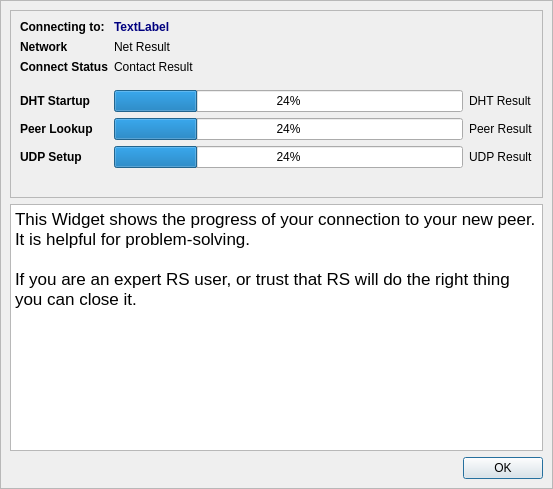
<?xml version="1.0" encoding="UTF-8"?>
<ui version="4.0">
 <class>ConnectProgressDialog</class>
 <widget class="QDialog" name="ConnectProgressDialog">
  <property name="geometry">
   <rect>
    <x>0</x>
    <y>0</y>
    <width>553</width>
    <height>489</height>
   </rect>
  </property>
  <property name="windowTitle">
   <string>Connection Progress</string>
  </property>
  <property name="windowIcon">
   <iconset resource="../images.qrc">
    <normaloff>:/images/logo/logo_16.png</normaloff>:/images/logo/logo_16.png</iconset>
  </property>
  <layout class="QVBoxLayout" name="verticalLayout_2">
   <property name="spacing">
    <number>0</number>
   </property>
   <property name="margin">
    <number>0</number>
   </property>
   <item>
    <widget class="HeaderFrame" name="headerFrame">
     <property name="frameShape">
      <enum>QFrame::NoFrame</enum>
     </property>
     <property name="frameShadow">
      <enum>QFrame::Plain</enum>
     </property>
    </widget>
   </item>
   <item>
    <widget class="QFrame" name="frame_2">
     <property name="frameShape">
      <enum>QFrame::StyledPanel</enum>
     </property>
     <property name="frameShadow">
      <enum>QFrame::Raised</enum>
     </property>
     <layout class="QGridLayout" name="gridLayout_3">
      <item row="0" column="0" rowspan="2">
       <widget class="QFrame" name="progressFrame">
        <property name="enabled">
         <bool>true</bool>
        </property>
        <property name="frameShape">
         <enum>QFrame::StyledPanel</enum>
        </property>
        <property name="frameShadow">
         <enum>QFrame::Raised</enum>
        </property>
        <layout class="QGridLayout" name="gridLayout_2">
         <item row="0" column="0">
          <layout class="QGridLayout" name="gridLayout">
           <item row="0" column="0">
            <widget class="QLabel" name="label">
             <property name="font">
              <font>
               <weight>75</weight>
               <bold>true</bold>
              </font>
             </property>
             <property name="text">
              <string>Connecting to:</string>
             </property>
            </widget>
           </item>
           <item row="1" column="0">
            <widget class="QLabel" name="label_3">
             <property name="font">
              <font>
               <weight>75</weight>
               <bold>true</bold>
              </font>
             </property>
             <property name="text">
              <string>Network </string>
             </property>
            </widget>
           </item>
           <item row="2" column="0">
            <widget class="QLabel" name="label_4">
             <property name="font">
              <font>
               <weight>75</weight>
               <bold>true</bold>
              </font>
             </property>
             <property name="text">
              <string>Connect Status</string>
             </property>
            </widget>
           </item>
           <item row="4" column="0">
            <widget class="QLabel" name="label_2">
             <property name="font">
              <font>
               <weight>75</weight>
               <bold>true</bold>
              </font>
             </property>
             <property name="text">
              <string>DHT Startup</string>
             </property>
            </widget>
           </item>
           <item row="4" column="2">
            <widget class="QLabel" name="DhtResult">
             <property name="text">
              <string>DHT Result</string>
             </property>
            </widget>
           </item>
           <item row="5" column="0">
            <widget class="QLabel" name="label_6">
             <property name="font">
              <font>
               <weight>75</weight>
               <bold>true</bold>
              </font>
             </property>
             <property name="text">
              <string>Peer Lookup</string>
             </property>
            </widget>
           </item>
           <item row="5" column="2">
            <widget class="QLabel" name="LookupResult">
             <property name="text">
              <string>Peer Result</string>
             </property>
            </widget>
           </item>
           <item row="6" column="0">
            <widget class="QLabel" name="label_7">
             <property name="font">
              <font>
               <weight>75</weight>
               <bold>true</bold>
              </font>
             </property>
             <property name="text">
              <string>UDP Setup</string>
             </property>
            </widget>
           </item>
           <item row="6" column="2">
            <widget class="QLabel" name="UdpResult">
             <property name="text">
              <string>UDP Result</string>
             </property>
            </widget>
           </item>
           <item row="4" column="1">
            <widget class="QProgressBar" name="DhtProgressBar">
             <property name="value">
              <number>24</number>
             </property>
            </widget>
           </item>
           <item row="5" column="1">
            <widget class="QProgressBar" name="LookupProgressBar">
             <property name="value">
              <number>24</number>
             </property>
            </widget>
           </item>
           <item row="6" column="1">
            <widget class="QProgressBar" name="UdpProgressBar">
             <property name="value">
              <number>24</number>
             </property>
            </widget>
           </item>
           <item row="0" column="1">
            <widget class="QLabel" name="connectId">
             <property name="palette">
              <palette>
               <active>
                <colorrole role="WindowText">
                 <brush brushstyle="SolidPattern">
                  <color alpha="255">
                   <red>0</red>
                   <green>0</green>
                   <blue>127</blue>
                  </color>
                 </brush>
                </colorrole>
               </active>
               <inactive>
                <colorrole role="WindowText">
                 <brush brushstyle="SolidPattern">
                  <color alpha="255">
                   <red>0</red>
                   <green>0</green>
                   <blue>127</blue>
                  </color>
                 </brush>
                </colorrole>
               </inactive>
               <disabled>
                <colorrole role="WindowText">
                 <brush brushstyle="SolidPattern">
                  <color alpha="255">
                   <red>118</red>
                   <green>116</green>
                   <blue>108</blue>
                  </color>
                 </brush>
                </colorrole>
               </disabled>
              </palette>
             </property>
             <property name="font">
              <font>
               <pointsize>9</pointsize>
               <weight>75</weight>
               <bold>true</bold>
              </font>
             </property>
             <property name="text">
              <string>TextLabel</string>
             </property>
            </widget>
           </item>
           <item row="1" column="1">
            <widget class="QLabel" name="NetResult">
             <property name="text">
              <string>Net Result</string>
             </property>
            </widget>
           </item>
           <item row="2" column="1">
            <widget class="QLabel" name="ContactResult">
             <property name="text">
              <string>Contact Result</string>
             </property>
            </widget>
           </item>
           <item row="8" column="0">
            <widget class="QLabel" name="statusIcon">
             <property name="text">
              <string/>
             </property>
            </widget>
           </item>
           <item row="8" column="1">
            <widget class="QLabel" name="statusTitle">
             <property name="text">
              <string/>
             </property>
            </widget>
           </item>
           <item row="3" column="1">
            <spacer name="verticalSpacer">
             <property name="orientation">
              <enum>Qt::Vertical</enum>
             </property>
             <property name="sizeType">
              <enum>QSizePolicy::Fixed</enum>
             </property>
             <property name="sizeHint" stdset="0">
              <size>
               <width>20</width>
               <height>10</height>
              </size>
             </property>
            </spacer>
           </item>
          </layout>
         </item>
        </layout>
       </widget>
      </item>
      <item row="2" column="0">
       <widget class="QTextBrowser" name="textBrowser">
        <property name="html">
         <string>&lt;!DOCTYPE HTML PUBLIC &quot;-//W3C//DTD HTML 4.0//EN&quot; &quot;http://www.w3.org/TR/REC-html40/strict.dtd&quot;&gt;
&lt;html&gt;&lt;head&gt;&lt;meta name=&quot;qrichtext&quot; content=&quot;1&quot; /&gt;&lt;style type=&quot;text/css&quot;&gt;
p, li { white-space: pre-wrap; }
&lt;/style&gt;&lt;/head&gt;&lt;body style=&quot; font-family:'MS Shell Dlg 2'; font-size:8.25pt; font-weight:400; font-style:normal;&quot;&gt;
&lt;p style=&quot; margin-top:0px; margin-bottom:0px; margin-left:0px; margin-right:0px; -qt-block-indent:0; text-indent:0px;&quot;&gt;&lt;span style=&quot; font-family:'Lucida Grande'; font-size:13pt;&quot;&gt;This Widget shows the progress of your connection to your new peer.&lt;/span&gt;&lt;/p&gt;
&lt;p style=&quot; margin-top:0px; margin-bottom:0px; margin-left:0px; margin-right:0px; -qt-block-indent:0; text-indent:0px;&quot;&gt;&lt;span style=&quot; font-family:'Lucida Grande'; font-size:13pt;&quot;&gt;It is helpful for problem-solving.&lt;/span&gt;&lt;/p&gt;
&lt;p style=&quot;-qt-paragraph-type:empty; margin-top:0px; margin-bottom:0px; margin-left:0px; margin-right:0px; -qt-block-indent:0; text-indent:0px; font-family:'Lucida Grande'; font-size:13pt;&quot;&gt;&lt;/p&gt;
&lt;p style=&quot; margin-top:0px; margin-bottom:0px; margin-left:0px; margin-right:0px; -qt-block-indent:0; text-indent:0px;&quot;&gt;&lt;span style=&quot; font-family:'Lucida Grande'; font-size:13pt;&quot;&gt;If you are an expert RS user, or trust that RS will do the right thing&lt;/span&gt;&lt;/p&gt;
&lt;p style=&quot; margin-top:0px; margin-bottom:0px; margin-left:0px; margin-right:0px; -qt-block-indent:0; text-indent:0px;&quot;&gt;&lt;span style=&quot; font-family:'Lucida Grande'; font-size:13pt;&quot;&gt;you can close it.&lt;/span&gt;&lt;/p&gt;&lt;/body&gt;&lt;/html&gt;</string>
        </property>
       </widget>
      </item>
      <item row="3" column="0">
       <layout class="QHBoxLayout" name="horizontalLayout">
        <item>
         <spacer name="horizontalSpacer">
          <property name="orientation">
           <enum>Qt::Horizontal</enum>
          </property>
          <property name="sizeHint" stdset="0">
           <size>
            <width>40</width>
            <height>20</height>
           </size>
          </property>
         </spacer>
        </item>
        <item>
         <widget class="QDialogButtonBox" name="buttonBox">
          <property name="standardButtons">
           <set>QDialogButtonBox::Ok</set>
          </property>
         </widget>
        </item>
       </layout>
      </item>
     </layout>
    </widget>
   </item>
  </layout>
 </widget>
 <customwidgets>
  <customwidget>
   <class>HeaderFrame</class>
   <extends>QFrame</extends>
   <header>gui/common/HeaderFrame.h</header>
   <container>1</container>
  </customwidget>
 </customwidgets>
 <resources>
  <include location="../images.qrc"/>
  <include location="../images.qrc"/>
 </resources>
 <connections/>
</ui>
